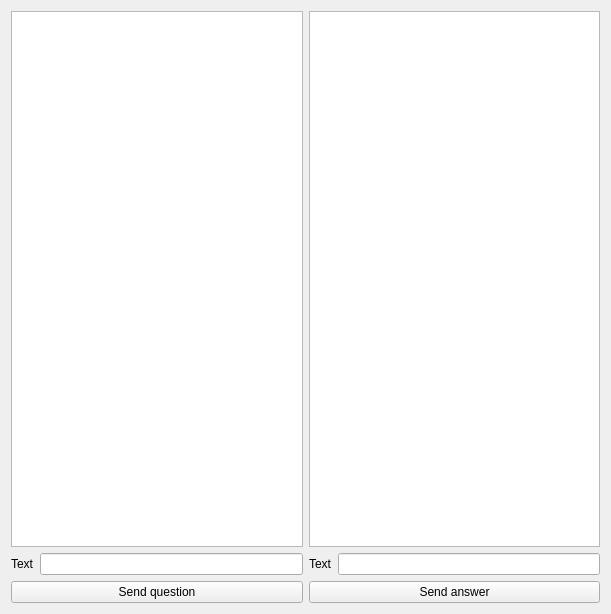
<?xml version="1.0" encoding="UTF-8"?>
<ui version="4.0">
 <class>UserMainWindow</class>
 <widget class="QWidget" name="UserMainWindow">
  <property name="geometry">
   <rect>
    <x>0</x>
    <y>0</y>
    <width>611</width>
    <height>614</height>
   </rect>
  </property>
  <property name="windowTitle">
   <string>UserMainWindow</string>
  </property>
  <layout class="QHBoxLayout" name="horizontalLayout_2">
   <item>
    <layout class="QVBoxLayout" name="verticalLayout">
     <item>
      <widget class="QTableWidget" name="tableWidget"/>
     </item>
     <item>
      <layout class="QFormLayout" name="formLayout">
       <item row="0" column="1">
        <widget class="QLineEdit" name="lineEdit"/>
       </item>
       <item row="0" column="0">
        <widget class="QLabel" name="label">
         <property name="text">
          <string>Text</string>
         </property>
        </widget>
       </item>
      </layout>
     </item>
     <item>
      <widget class="QPushButton" name="pushButton">
       <property name="text">
        <string>Send question</string>
       </property>
      </widget>
     </item>
    </layout>
   </item>
   <item>
    <layout class="QVBoxLayout" name="verticalLayout_2">
     <item>
      <widget class="QTableWidget" name="tableWidget_2"/>
     </item>
     <item>
      <layout class="QFormLayout" name="formLayout_2">
       <item row="0" column="1">
        <widget class="QLineEdit" name="lineEdit_2"/>
       </item>
       <item row="0" column="0">
        <widget class="QLabel" name="label_2">
         <property name="text">
          <string>Text</string>
         </property>
        </widget>
       </item>
      </layout>
     </item>
     <item>
      <widget class="QPushButton" name="pushButton_2">
       <property name="text">
        <string>Send answer</string>
       </property>
      </widget>
     </item>
    </layout>
   </item>
  </layout>
 </widget>
 <resources/>
 <connections>
  <connection>
   <sender>pushButton</sender>
   <signal>clicked()</signal>
   <receiver>UserMainWindow</receiver>
   <slot>addQuestion()</slot>
   <hints>
    <hint type="sourcelabel">
     <x>83</x>
     <y>590</y>
    </hint>
    <hint type="destinationlabel">
     <x>56</x>
     <y>610</y>
    </hint>
   </hints>
  </connection>
  <connection>
   <sender>pushButton_2</sender>
   <signal>clicked()</signal>
   <receiver>UserMainWindow</receiver>
   <slot>addAnswer()</slot>
   <hints>
    <hint type="sourcelabel">
     <x>475</x>
     <y>589</y>
    </hint>
    <hint type="destinationlabel">
     <x>474</x>
     <y>609</y>
    </hint>
   </hints>
  </connection>
  <connection>
   <sender>tableWidget</sender>
   <signal>cellClicked(int,int)</signal>
   <receiver>UserMainWindow</receiver>
   <slot>clickedQuestion(int,int)</slot>
   <hints>
    <hint type="sourcelabel">
     <x>225</x>
     <y>195</y>
    </hint>
    <hint type="destinationlabel">
     <x>206</x>
     <y>611</y>
    </hint>
   </hints>
  </connection>
 </connections>
 <slots>
  <slot>addQuestion()</slot>
  <slot>addAnswer()</slot>
  <slot>clickedQuestion(int,int)</slot>
 </slots>
</ui>
